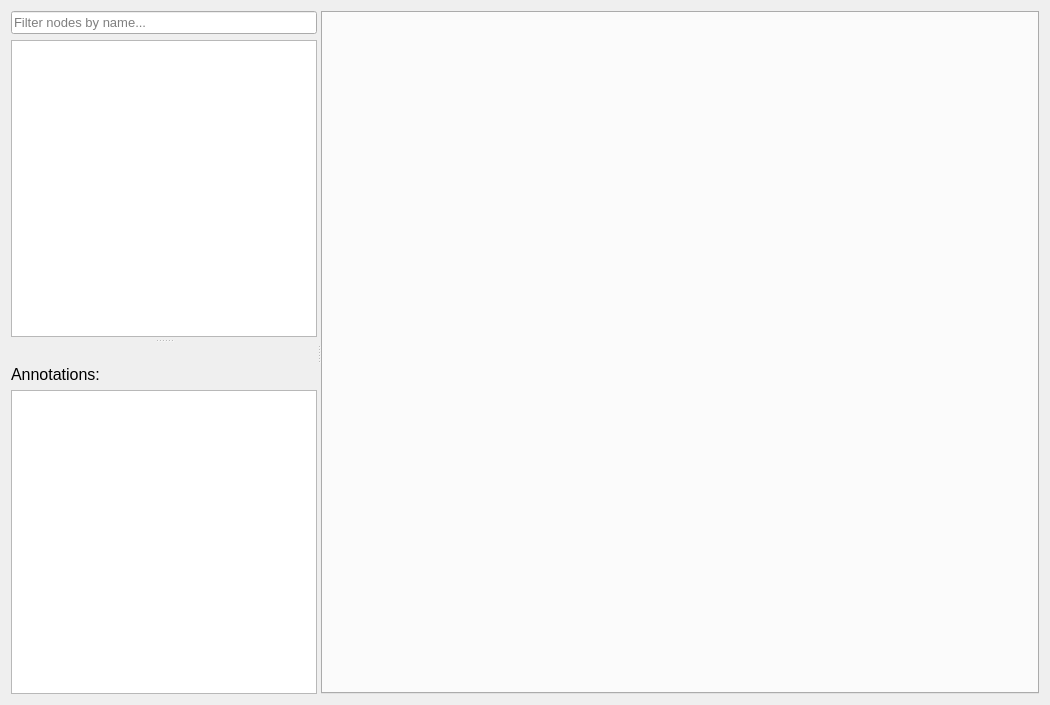
<?xml version="1.0" encoding="UTF-8"?>
<ui version="4.0">
 <class>Form</class>
 <widget class="QWidget" name="Form">
  <property name="geometry">
   <rect>
    <x>0</x>
    <y>0</y>
    <width>1050</width>
    <height>705</height>
   </rect>
  </property>
  <property name="windowTitle">
   <string>Form</string>
  </property>
  <property name="styleSheet">
   <string notr="true"/>
  </property>
  <layout class="QGridLayout" name="gridLayout_2">
   <item row="0" column="0">
    <widget class="QSplitter" name="splitter_main">
     <property name="orientation">
      <enum>Qt::Horizontal</enum>
     </property>
     <widget class="QSplitter" name="splitter_libs">
      <property name="orientation">
       <enum>Qt::Vertical</enum>
      </property>
      <property name="handleWidth">
       <number>8</number>
      </property>
      <widget class="QWidget" name="layoutWidget">
       <layout class="QVBoxLayout" name="verticalLayout">
        <item>
         <widget class="QLineEdit" name="filter_le">
          <property name="font">
           <font>
            <pointsize>10</pointsize>
           </font>
          </property>
          <property name="placeholderText">
           <string>Filter nodes by name...</string>
          </property>
         </widget>
        </item>
        <item>
         <widget class="QTreeWidget" name="nodes_tree">
          <property name="font">
           <font>
            <family>Arial</family>
            <pointsize>10</pointsize>
           </font>
          </property>
          <attribute name="headerVisible">
           <bool>false</bool>
          </attribute>
          <column>
           <property name="text">
            <string notr="true">1</string>
           </property>
          </column>
         </widget>
        </item>
       </layout>
      </widget>
      <widget class="QWidget" name="layoutWidget">
       <layout class="QVBoxLayout" name="verticalLayout_2">
        <item>
         <spacer name="verticalSpacer">
          <property name="orientation">
           <enum>Qt::Vertical</enum>
          </property>
          <property name="sizeType">
           <enum>QSizePolicy::Fixed</enum>
          </property>
          <property name="sizeHint" stdset="0">
           <size>
            <width>20</width>
            <height>20</height>
           </size>
          </property>
         </spacer>
        </item>
        <item>
         <widget class="QLabel" name="label">
          <property name="font">
           <font>
            <pointsize>12</pointsize>
           </font>
          </property>
          <property name="text">
           <string>Annotations:</string>
          </property>
         </widget>
        </item>
        <item>
         <widget class="QTreeWidget" name="annotations_tree">
          <property name="indentation">
           <number>2</number>
          </property>
          <property name="headerHidden">
           <bool>true</bool>
          </property>
          <column>
           <property name="text">
            <string notr="true">1</string>
           </property>
          </column>
         </widget>
        </item>
       </layout>
      </widget>
     </widget>
     <widget class="QWidget" name="layoutWidget">
      <layout class="QGridLayout" name="gridLayout">
       <item row="0" column="0" colspan="2">
        <widget class="QTabWidget" name="tabWidget">
         <property name="minimumSize">
          <size>
           <width>600</width>
           <height>0</height>
          </size>
         </property>
         <property name="currentIndex">
          <number>-1</number>
         </property>
        </widget>
       </item>
      </layout>
     </widget>
    </widget>
   </item>
  </layout>
 </widget>
 <resources/>
 <connections/>
</ui>
